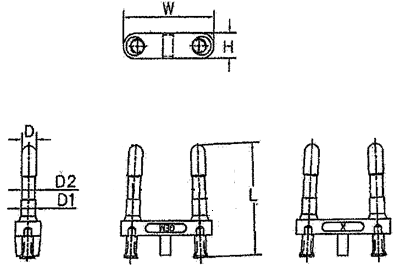
#> input picture assets/references/98003P/drawing.png, 396 x 267 px; its folder holds only this picture in this run
$ python predict.py assets/references/98003P/drawing.png
#> lines starting #> are read from the running program, lines starting #| are printed output that depends on the picture; after the words box and inside, x2 and y2 are one past the last pixel; in counts of white or black regions, pixels touching at a corner belong together
#> in main, img is the input picture: shape (267, 396, 3); min 0, max 255, mean 236.8
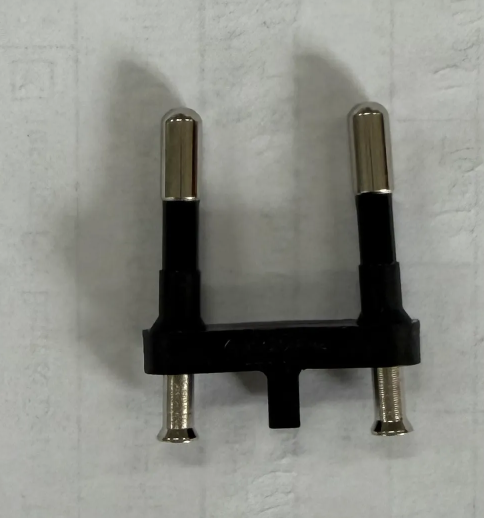
#> input picture assets/references/98003P/images/98003P_1.png, 968 x 1035 px (shown at 1/2 size)
#> in build_reference_library, img is the input picture: shape (1035, 968, 3); mean B, G, R 130.8, 137.1, 135.9
### classifier.py
"""
Object classification from a backlight silhouette, plus the per-SKU
dimensional spec that lets a downstream measurement step check a real
measurement against tolerance.

Pipeline:

    image -> mask -> contour -> fingerprint -> shortlist -> matchShapes -> CLASS / UNKNOWN

Naming convention used everywhere in this file:
    functions defined here  = custom functions (our own code)
    cv2.something()         = real OpenCV API
"""

import json
import math
from pathlib import Path

import cv2
import numpy as np

import config


# ======================================================================
# Dataset loading
# ======================================================================

def load_dataset(root):
    """
    Find every sample image under `root` and use each class folder's name
    as the label.

    The dataset on disk looks like this:

        assets/references/
            98003P/images/98003P_1.png
            98661BBS-1/images/98661BBS-1_1.png
            98661BBS-1/images/98661BBS-1_2.png

    so the label of an image is the class folder name ("98003P"), and only
    the class folder's `images/` subfolder is scanned -- that keeps the
    class's `spec.json` and `drawing.png` (see load_class_assets) from
    accidentally being picked up as sample photos.

    Returns a list of (path, label), sorted so the order is deterministic.
    """
    root = Path(root)
    items = []
    for class_dir in sorted(p for p in root.iterdir() if p.is_dir()):
        label = class_dir.name
        images_dir = class_dir / "images"
        if not images_dir.is_dir():
            continue
        for path in sorted(images_dir.rglob("*")):
            if path.is_file() and path.suffix.lower() in config.IMAGE_EXTENSIONS:
                items.append((path, label))
    return items


def load_class_assets(class_dir):
    """
    custom function. Read a class folder's spec.json and locate its
    drawing.png/jpg, if present -- see tools/build_specs.py for how those
    are generated from the manufacturer's inspection-report spreadsheets.

    Returns (spec, drawing_path); either is None when missing.
    """
    class_dir = Path(class_dir)

    spec = None
    spec_path = class_dir / "spec.json"
    if spec_path.exists():
        spec = json.loads(spec_path.read_text(encoding="utf-8"))

    drawing_path = None
    for candidate in class_dir.glob("drawing.*"):
        drawing_path = str(candidate)
        break

    return spec, drawing_path


# ======================================================================
# Step 1 - Backlight segmentation
# ======================================================================

def segment_backlight(img):
    """
    custom function.

    Turn a camera image into a binary mask:
        0   = background (bright, because of the backlight)
        255 = object     (dark)

    Uses cv2.cvtColor, cv2.threshold, cv2.getStructuringElement, cv2.morphologyEx.

    Returns (mask, otsu_threshold_value, gray).
    """
    gray = cv2.cvtColor(img, cv2.COLOR_BGR2GRAY)

    # Otsu picks the threshold automatically from the image histogram.
    # THRESH_BINARY_INV because the object is the DARK side of the histogram.
    otsu_value, mask = cv2.threshold(
        gray, 0, 255, cv2.THRESH_BINARY_INV + cv2.THRESH_OTSU
    )
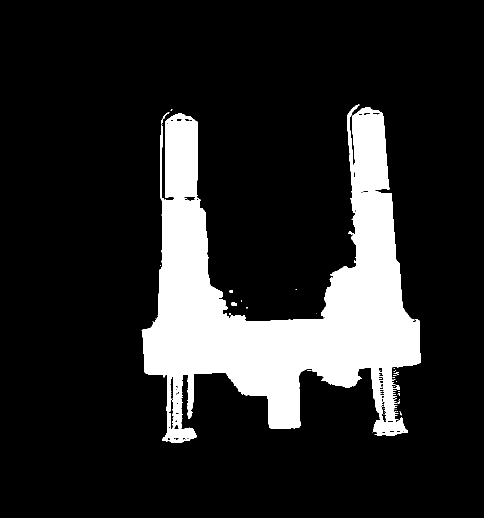
#> mask: shape (1035, 968) (shown at 1/2 size); 15.4% white; 44 white regions (40 under 20 px), largest, box (x1, y1, x2, y2) and area: (284, 209, 841, 886) 153468, (462, 605, 474, 611) 65, (322, 224, 339, 249) 61, (459, 581, 466, 585) 28
#> otsu_value = 91

    k = config.MORPH_KERNEL_SIZE
    kernel = cv2.getStructuringElement(cv2.MORPH_ELLIPSE, (k, k))

    # OPEN  = erode then dilate -> removes small isolated white specks.
    mask = cv2.morphologyEx(mask, cv2.MORPH_OPEN, kernel)
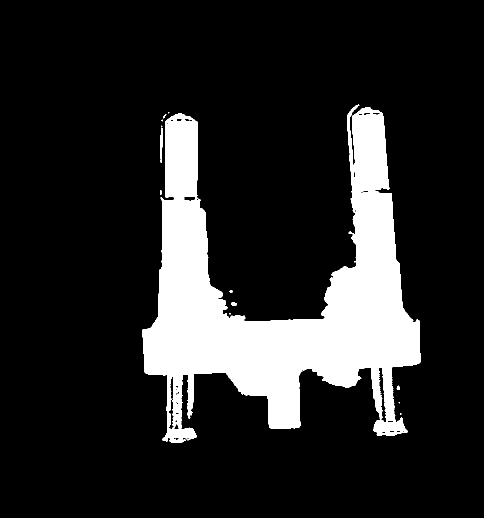
#> mask: shape (1035, 968) (shown at 1/2 size); 15.3% white; 13 white regions (6 under 20 px), largest, box (x1, y1, x2, y2) and area: (284, 209, 841, 886) 152499, (321, 255, 326, 326) 257, (462, 605, 474, 611) 62
    # CLOSE = dilate then erode -> fills very small gaps inside the object.
    mask = cv2.morphologyEx(mask, cv2.MORPH_CLOSE, kernel)
#> mask: shape (1035, 968); 15.3% white; 13 white regions (6 under 20 px), largest, box (x1, y1, x2, y2) and area: (284, 209, 841, 886) 152852, (321, 255, 326, 326) 257, (462, 605, 474, 611) 62

    return mask, float(otsu_value), gray


# ======================================================================
# Step 2 - Find the main object
# ======================================================================

def largest_valid_contour(mask):
    """
    custom function.

    Pick the biggest sensible blob in the mask and return its outer contour.

    A contour is simply a list of boundary points [(x1,y1), (x2,y2), ...].

    Uses cv2.connectedComponentsWithStats (to throw away small components
    cheaply) and cv2.findContours.

    Returns (contour, object_mask) or (None, None) if nothing valid was found.
    `object_mask` contains ONLY the selected object, which makes hole counting
    easy in the next step.
    """
    n_labels, labels, stats, _ = cv2.connectedComponentsWithStats(mask, 8)

    height, width = mask.shape[:2]
    margin = config.BORDER_MARGIN

    candidates = []
    for i in range(1, n_labels):          # label 0 is the background
        x, y, w, h, area = stats[i]

        if area < config.MIN_CONTOUR_AREA:
            continue                      # noise: paper texture, printed text
        if h == 0 or w == 0:
            continue
        aspect = w / h
        if not (config.MIN_BBOX_ASPECT < aspect < config.MAX_BBOX_ASPECT):
            continue                      # absurdly thin blob

        touches_border = (
            x <= margin or y <= margin
            or x + w >= width - margin or y + h >= height - margin
        )
        candidates.append((area, i, touches_border))

    if not candidates:
        return None, None

    # Prefer objects fully inside the image; a clipped object has a broken shape.
    inside = [c for c in candidates if not c[2]]
    pool = inside if inside else candidates
    _, best_label, _ = max(pool, key=lambda c: c[0])

    object_mask = np.where(labels == best_label, 255, 0).astype(np.uint8)

    contours, _ = cv2.findContours(
        object_mask, cv2.RETR_EXTERNAL, cv2.CHAIN_APPROX_SIMPLE
    )
    if not contours:
        return None, None

    contour = max(contours, key=cv2.contourArea)
    return contour, object_mask


def count_holes(object_mask, outer_area):
    """
    custom function.

    Count the significant holes inside the object.

    cv2.RETR_CCOMP gives a two-level hierarchy: outer boundaries and holes.
    A contour whose parent is not -1 is a hole. We ignore tiny holes, which
    come from threshold noise or from light reflecting inside metal parts.
    """
    contours, hierarchy = cv2.findContours(
        object_mask, cv2.RETR_CCOMP, cv2.CHAIN_APPROX_SIMPLE
    )
    if hierarchy is None:
        return 0

    min_area = config.HOLE_MIN_AREA_RATIO * max(outer_area, 1.0)
    holes = 0
    for i, c in enumerate(contours):
        has_parent = hierarchy[0][i][3] != -1
        if has_parent and cv2.contourArea(c) >= min_area:
            holes += 1
    return holes


# ======================================================================
# Step 3 - Geometric fingerprint
# ======================================================================

def geometry_features(contour, object_mask):
    """
    custom function. "Fingerprint" is NOT an OpenCV API - it is our own
    feature vector that summarises the shape of the silhouette.

    Uses cv2.contourArea, cv2.arcLength, cv2.boundingRect, cv2.minAreaRect,
    cv2.convexHull, cv2.moments, cv2.HuMoments.

    Returns a plain dict.
    """
    area = float(cv2.contourArea(contour))
    perimeter = float(cv2.arcLength(contour, True))

    # Axis-aligned bounding box. Reported because it is easy to read, but it
    # is NOT rotation invariant, so it is not used for matching.
    x, y, w, h = cv2.boundingRect(contour)
    aspect_ratio = w / h if h > 0 else 0.0

    # Rotated bounding box -> rotation-invariant size and aspect.
    # This is what the matching actually uses, because the object can arrive
    # at any angle between 0 and 360 degrees.
    (_, _), (rw, rh), _ = cv2.minAreaRect(contour)
    long_side = float(max(rw, rh))
    short_side = float(min(rw, rh))
    rect_aspect = short_side / long_side if long_side > 0 else 0.0

    hull = cv2.convexHull(contour)
    hull_area = float(cv2.contourArea(hull))
    solidity = area / hull_area if hull_area > 0 else 0.0

    circularity = (4.0 * math.pi * area / (perimeter ** 2)) if perimeter > 0 else 0.0

    moments = cv2.moments(contour)
    if moments["m00"] != 0:
        cx = moments["m10"] / moments["m00"]
        cy = moments["m01"] / moments["m00"]
    else:
        cx, cy = float(x + w / 2), float(y + h / 2)

    # Hu moments: 7 global shape descriptors, roughly invariant to
    # translation, scale and rotation. The raw values span many orders of
    # magnitude, so we compress them with a signed log.
    hu = cv2.HuMoments(moments).flatten()
    hu_log = -np.sign(hu) * np.log10(np.abs(hu) + 1e-30)

    return {
        "area": area,
        "perimeter": perimeter,
        "width": int(w),
        "height": int(h),
        "aspect_ratio": float(aspect_ratio),
        "rect_long": long_side,
        "rect_short": short_side,
        "rect_aspect": float(rect_aspect),
        "solidity": float(solidity),
        "circularity": float(circularity),
        "hole_count": count_holes(object_mask, area),
        "centroid": [float(cx), float(cy)],
        "hu": [float(v) for v in hu_log],
    }


def describe_image(img):
    """
    custom function. Run the whole front half of the pipeline on one image:

        image -> mask -> contour -> fingerprint

    Returns a dict with everything the later stages and the plots need,
    or None if no object could be segmented.
    """
    mask, otsu_value, gray = segment_backlight(img)
#> otsu_value = 91
#> (the rest of the program and of its run is left out)
